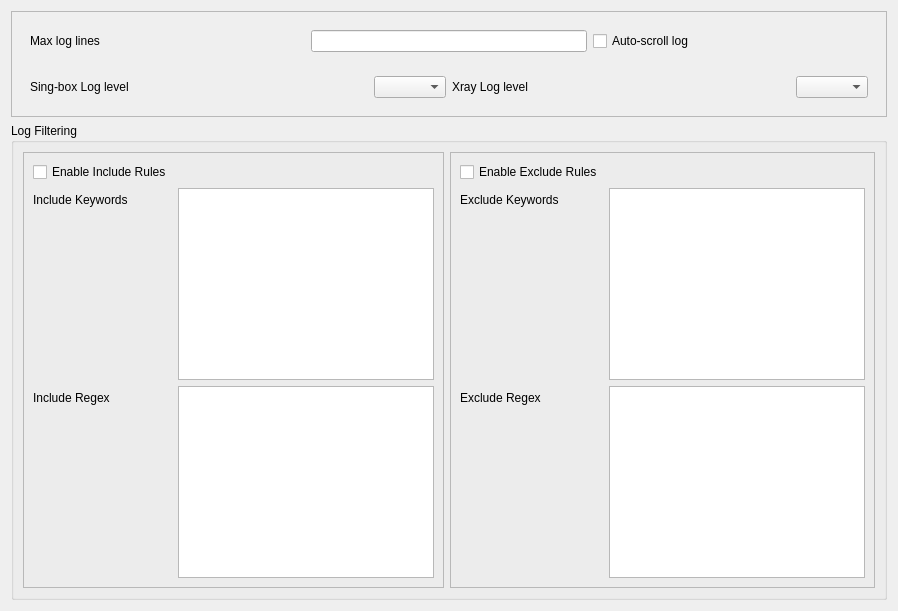
     <widget class="QWidget" name="Logging">
      <attribute name="title">
       <string>Logging</string>
      </attribute>
      <layout class="QVBoxLayout" name="verticalLayout_6">
       <item>
        <widget class="QFrame" name="frame">
         <property name="frameShape">
          <enum>QFrame::Shape::StyledPanel</enum>
         </property>
         <property name="frameShadow">
          <enum>QFrame::Shadow::Raised</enum>
         </property>
         <layout class="QVBoxLayout" name="verticalLayout_7">
          <item>
           <widget class="QWidget" name="widget_3" native="true">
            <layout class="QHBoxLayout" name="horizontalLayout_7">
             <item>
              <widget class="QLabel" name="label_17">
               <property name="text">
                <string>Max log lines</string>
               </property>
              </widget>
             </item>
             <item>
              <widget class="QLineEdit" name="max_log_line">
               <property name="sizePolicy">
                <sizepolicy hsizetype="Ignored" vsizetype="Fixed">
                 <horstretch>0</horstretch>
                 <verstretch>0</verstretch>
                </sizepolicy>
               </property>
              </widget>
             </item>
             <item>
              <widget class="QCheckBox" name="log_auto_scroll">
               <property name="text">
                <string>Auto-scroll log</string>
               </property>
              </widget>
             </item>
            </layout>
           </widget>
          </item>
          <item>
           <widget class="QWidget" name="widget_2" native="true">
            <layout class="QHBoxLayout" name="horizontalLayout_8">
             <item>
              <widget class="QLabel" name="label_3">
               <property name="text">
                <string>Sing-box Log level</string>
               </property>
              </widget>
             </item>
             <item>
              <widget class="QComboBox" name="log_level">
               <property name="sizePolicy">
                <sizepolicy hsizetype="Maximum" vsizetype="Fixed">
                 <horstretch>0</horstretch>
                 <verstretch>0</verstretch>
                </sizepolicy>
               </property>
              </widget>
             </item>
             <item>
              <widget class="QLabel" name="label_10">
               <property name="text">
                <string>Xray Log level</string>
               </property>
              </widget>
             </item>
             <item>
              <widget class="QComboBox" name="xray_loglevel">
               <property name="sizePolicy">
                <sizepolicy hsizetype="Maximum" vsizetype="Fixed">
                 <horstretch>0</horstretch>
                 <verstretch>0</verstretch>
                </sizepolicy>
               </property>
              </widget>
             </item>
            </layout>
           </widget>
          </item>
         </layout>
        </widget>
       </item>
       <item>
        <widget class="QGroupBox" name="groupBox_4">
         <property name="title">
          <string>Log Filtering</string>
         </property>
         <layout class="QHBoxLayout" name="horizontalLayout_4">
          <item>
           <widget class="QFrame" name="log_include_frame">
            <property name="frameShape">
             <enum>QFrame::Shape::StyledPanel</enum>
            </property>
            <property name="frameShadow">
             <enum>QFrame::Shadow::Raised</enum>
            </property>
            <layout class="QFormLayout" name="formLayout_3">
             <item row="2" column="0">
              <widget class="QLabel" name="label_25">
               <property name="text">
                <string>Include Keywords</string>
               </property>
              </widget>
             </item>
             <item row="2" column="1">
              <widget class="QTextEdit" name="log_include_keyword"/>
             </item>
             <item row="3" column="1">
              <widget class="QTextEdit" name="log_include_regex"/>
             </item>
             <item row="3" column="0">
              <widget class="QLabel" name="label_26">
               <property name="text">
                <string>Include Regex</string>
               </property>
              </widget>
             </item>
             <item row="0" column="0">
              <widget class="QCheckBox" name="enable_log_include">
               <property name="text">
                <string>Enable Include Rules</string>
               </property>
              </widget>
             </item>
            </layout>
           </widget>
          </item>
          <item>
           <widget class="QFrame" name="log_exclude_frame">
            <property name="frameShape">
             <enum>QFrame::Shape::StyledPanel</enum>
            </property>
            <property name="frameShadow">
             <enum>QFrame::Shadow::Raised</enum>
            </property>
            <layout class="QFormLayout" name="formLayout_4">
             <item row="0" column="0">
              <widget class="QCheckBox" name="enable_log_exclude">
               <property name="text">
                <string>Enable Exclude Rules</string>
               </property>
              </widget>
             </item>
             <item row="2" column="1">
              <widget class="QTextEdit" name="log_exclude_keyword"/>
             </item>
             <item row="2" column="0">
              <widget class="QLabel" name="label_28">
               <property name="text">
                <string>Exclude Keywords</string>
               </property>
              </widget>
             </item>
             <item row="4" column="0">
              <widget class="QLabel" name="label_27">
               <property name="text">
                <string>Exclude Regex</string>
               </property>
              </widget>
             </item>
             <item row="4" column="1">
              <widget class="QTextEdit" name="log_exclude_regex"/>
             </item>
            </layout>
           </widget>
          </item>
         </layout>
        </widget>
       </item>
      </layout>
     </widget>
